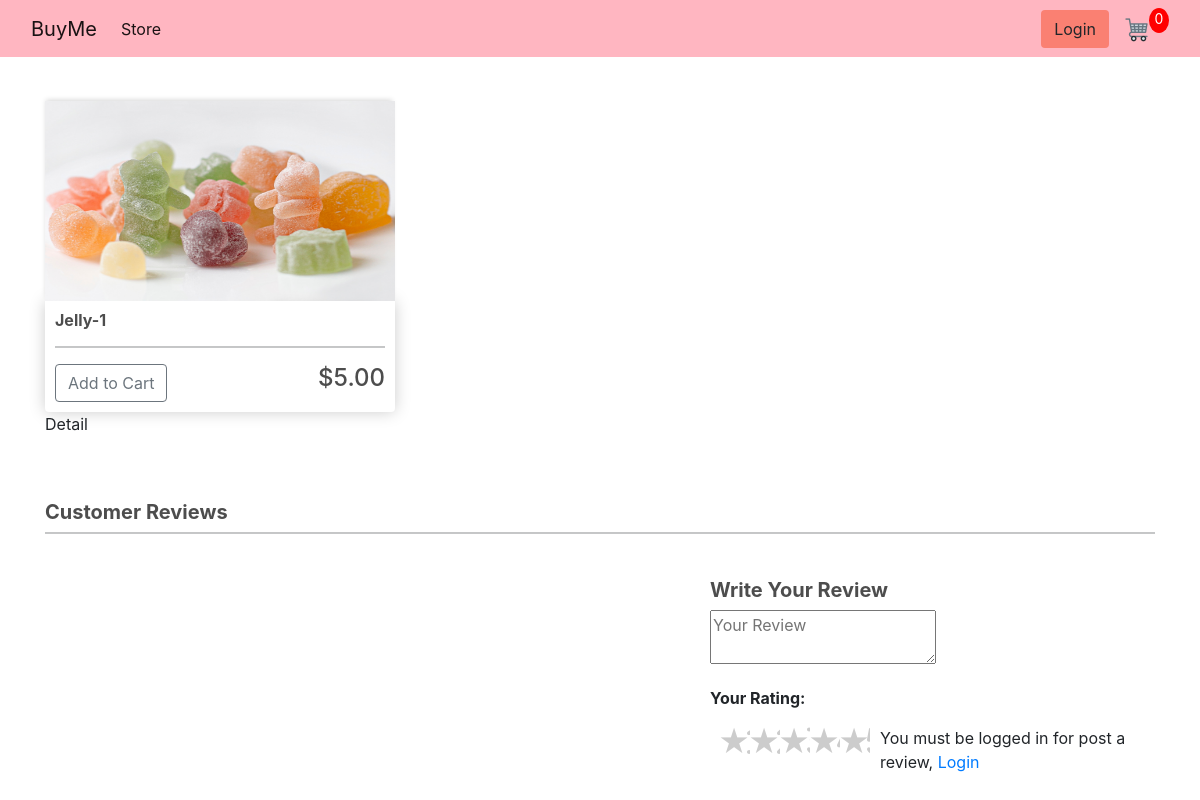
/view/2, run on an earlier commit of the app's database.
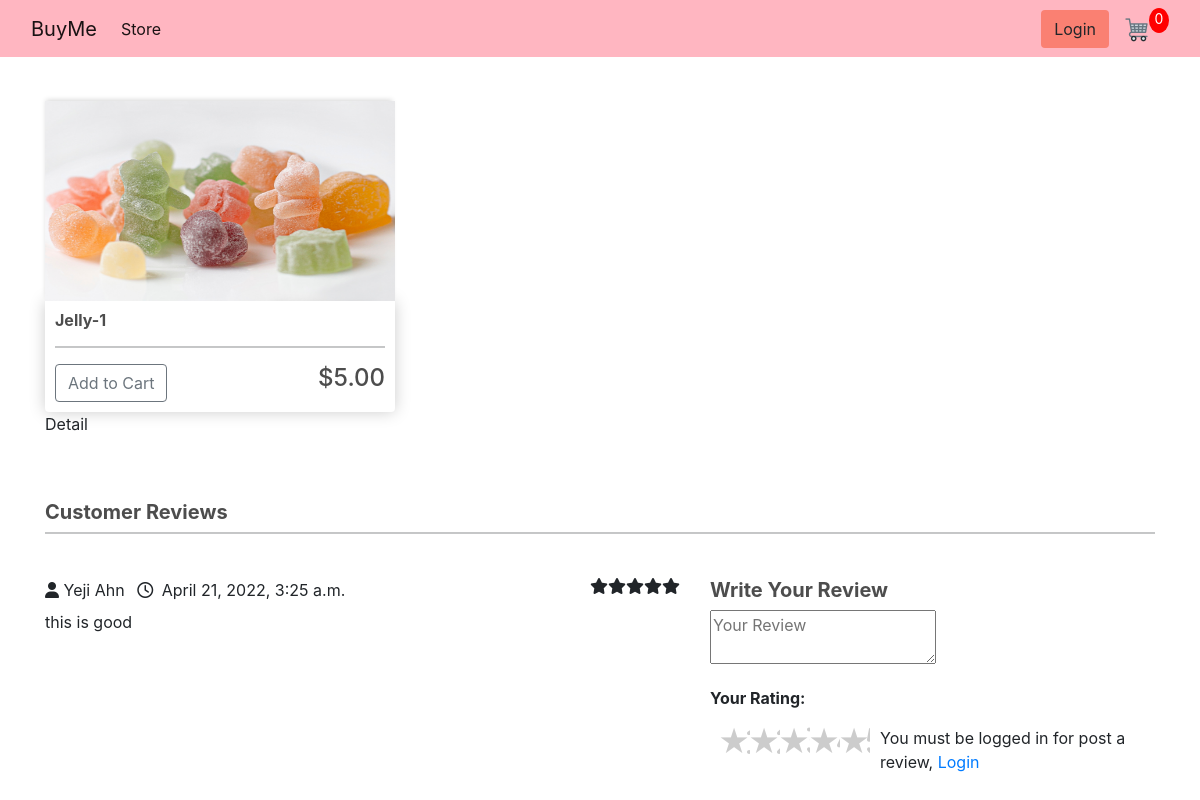
And on a later commit of the database.
### cart_app/models.py (models this page shows, shortened)
class Product(models.Model):
    name = models.CharField(max_length=200, null=True)
    price = models.FloatField()
    digital = models.BooleanField(default=False, null=True, blank=False)
    image = models.ImageField(null=True, blank=True)
    @property #even if the image is not uploaded in admin page, it makes it not to show error
    def imageURL(self):
        try:
            url = self.image.url
        except:
            url = ''
        return url

class Review(models.Model):
    user = models.ForeignKey(Customer, models.CASCADE)
    product = models.ForeignKey(Product, models.CASCADE)
    comment = models.TextField(max_length=259)
    rate = models.IntegerField(default=0)
    created_at = models.DateTimeField(auto_now_add=True)
    def __str__(self):
        return str(self.id)

class Customer(models.Model):
    user = models.OneToOneField(User, on_delete=models.CASCADE, null=True, blank=True)
    name = models.CharField(max_length=200, null=True)
    email = models.CharField(max_length=200, null=True)
    def __str__(self):
        return self.name

### cart_app/views.py (the view)
# urls.py: path('view/<int:id>', views.view, name="view"),
def view(request,id):
    data = cartData(request)
    product = Product.objects.filter(id=id)
    productreview = Product.objects.get(id=id)
    review = Review.objects.filter(product=productreview)
    print(review)
    cartItems = data['cartItems']
    context = {'products': Product.objects.get(id=id), 'product':product, 'reviews':review, 'cartItems': cartItems}
    return render(request, 'store/view.html', context)

### cart_app/utils.py (called while the page is built, shortened)
def cookieCart(request):
    try:
        cart = json.loads(request.COOKIES['cart'])
    except:
        cart = {}
        print('Cart:', cart)
    items = []
    order = {'get_cart_total':0, 'get_cart_items':0, 'shipping':False} #when user logout, automatically change to 0
    cartItems = order['get_cart_items']
    return {'cartItems':cartItems, 'order': order,'items':items}

def cartData(request):
    if request.user.is_authenticated:
        customer = request.user.customer
        order, created = Order.objects.get_or_create(customer=customer, complete=False) #first checking if the user is authenticated, and then getting the customer along with finding or creating and order using the get_or_create()method
        items = order.orderitem_set.all()
        cartItems = order.get_cart_items
    else:
        cookieData = cookieCart(request)
        cartItems = cookieData['cartItems']
        order = cookieData['order']
        items = cookieData['items']
    return {'cartItems':cartItems, 'order': order,'items':items}

### cart_app/templates/store/view.html (shortened to what this page needs)
{% extends 'store/main.html' %}
{% load static %}
{% block content%}
<div class="row">
    <div class="col-lg-4">
        <img class= "thumbnail" src="{{products.imageURL}}">
        <div class="box-element product">
            <h6><strong>{{products.name}}</strong></h6>
            <hr>
            <button data-product={{products.id}} data-action="add" class="btn btn-outline-secondary add-btn update-cart">Add to Cart</button>
            <h4 style="display: inline-block; float: right;">${{products.price|floatformat:2}}</h4>
        </div>
        <div>
            <p class="">Detail</p>
        </div>
    </div>
    <div class="container mt-5">
        <h5 class="text-upperCase font-weight-bold">Customer Reviews</h5>
        <hr class="mt-0 pt-0">
        <div class="row">
            <div class="col-sm-7 mt-2">
            {% for review in reviews%}
                <div class="review-heading">
                    <a class="text-capitalize"><i class="fa fa-user"></i> {{review.user}}</a>
                    <a class="ml-2"><i class="fa fa-clock-o mr-1"></i> {{review.created_at}}</a>
                    {% if review.rate > 0 %}
                    <i class="fa fa-star"  style="float:right;"></i>
                    {% endif %}
                    {% if review.rate > 1 %}
                    <i class="fa fa-star" style="float:right;"></i>
                    {% endif %}
                    {% if review.rate > 2 %}
                    <i class="fa fa-star" style="float:right;"></i>
                    {% endif %}
                    {% if review.rate > 3 %}
                    <i class="fa fa-star" style="float:right;"></i>
                    {% endif %}
                    {% if review.rate > 4 %}
                    <i class="fa fa-star" style="float:right;"></i>
                    {% endif %}
                </div>
                <div class="review-body mt-2">
                    <p>{{review.comment}}</p>
                </div>
            {% endfor %}
            </div>
            <div class="col-sm-5 mt-2">
                <h5 class="text-upperCase font-weight-bold">Write Your Review</h5>
                <form class="review-form" method="GET" action="/review">
                <div class="form-group">
                    <textarea class="input" type="text" name="comment" placeholder="Your Review"></textarea>
                </div>
                <div class="form-group">
                        <div class="input-rating">
                            <p class="text-upperCase font-weight-bold">Your Rating:</p>
                            <div class="rate">
                                <label for="star-5" class="fas fa-star">5 stars</label>
                                <label for="star-4" class="fas fa-star">4 stars</label>
                                <label for="star-3" class="fas fa-star">3 stars</label>
                                <label for="star-2" class="fas fa-star">2 stars</label>
                                <label for="star-1" class="fas fa-star">1 star</label>
                            </div>
                        </div>
                    </div>
                    {% if user.is_authenticated %}
                    <button type="submit" class="btn btn-primary">Submit</button>
                    {%else%}
                    <p>You must be logged in for post a review, <a href="{% url 'login'%}">Login</a></p>
                    {% endif%}
                    </form>
                </div>
        </div>
    </div>
</div>
{% endblock content%}

### cart_app/templates/store/main.html (shortened to what this page needs)
<!DOCTYPE html>
<html lang="en">
    <head>
        <link rel="stylesheet" href="https://cdnjs.cloudflare.com/ajax/libs/font-awesome/4.7.0/css/font-awesome.min.css">
        {% load static %}
        <link rel="stylesheet" href="{% static 'css/main.css' %}">
        <link href="https://cdn.jsdelivr.net/npm/bootstrap@5.1.3/dist/css/bootstrap.min.css" rel="stylesheet">
        <link href="https://stackpath.bootstrapcdn.com/bootstrap/4.5.0/css/bootstrap.min.css" rel="stylesheet">
    </head>
    <body>
        <nav class="navbar navbar-expand-lg navbar-light" style="background-color: #ffb6c1";>
            <div class="container-fluid">
                <a class="navbar-brand" href="{% url 'store' %}">BuyMe</a>
                <div class="collapse navbar-collapse" id="navbarSupportedContent">
                    <ul class="navbar-nav me-auto mb-2 mb-lg-0">
                        <li class="nav-item">
                            <a class="nav-link active" aria-current="page" href="{% url 'store' %}">Store</a>
                        </li>
                    </ul>
                    {% if not user.is_authenticated %}
                    <div class="form-inline my-2 my-lg-0">
                        <a href="{% url 'login' %}"class="btn" style="background-color: #fa8072">Login</a>
                        <a href="{% url 'cart' %}">
                            <img id="cart-icon" src="{% static 'images/cart.png' %}">
                        </a>
                        <p id="cart-total">{{cartItems}}</p>
                    </div>
                    {% endif %}
                </div>
            </div>
        </nav>
        <div class="container">
            <br>
            {% block content %}
            {% endblock content %}
        </div>
        </body>
    </html>

### cart_app/static/css/main.css (style rules this page uses)
body { background-color: hsl(0, 0%, 98%); }
h1,h2,h3,h4,h5,h6 { color:hsl(0, 0%, 30%); }
.box-element { box-shadow:hsl(0, 0%, 80%) 0 0 16px; background-color: #fff; border-radius: 4px; padding: 10px; }
.thumbnail { width: 100%; height: 200px; -webkit-box-shadow: -1px -3px 5px -2px rgba(214,214,214,1); -moz-box-shadow: -1px -3px 5px -2px rgba(214,214,214,1); box-shadow: -1px -3px 5px -2px rgba(214,214,214,1); }
.product { border-radius: 0 0 4px 4px; }
#cart-icon { width:25px; display: inline-block; margin-left: 15px; }
#cart-total { display: block; text-align: center; color:#fff; background-color: red; width: 20px; height: 25px; border-radius: 50%; font-size: 14px; }
.col-lg-4, .col-lg-6, .col-lg-8, .col-lg-12 { margin-top: 10px; }
.btn { border-radius: 0; }
.row { padding-top: 20px; }
.form-group { margin-bottom: 1rem; }
.rate { float: left; height: 46px; padding: 0 10px; }
.rate:not(:checked) > label { float:right; width:1em; overflow:hidden; white-space:nowrap; cursor:pointer; font-size:30px; color:#ccc; }
.rate:not(:checked) > label:before { content: '\2605'; }

What changed in the data, as far as the page shows it:
added Review: user "Yeji Ahn", created_at "April 21, 2022, 3:25 a.m.", rate 5 (drawn), comment "this is good"
